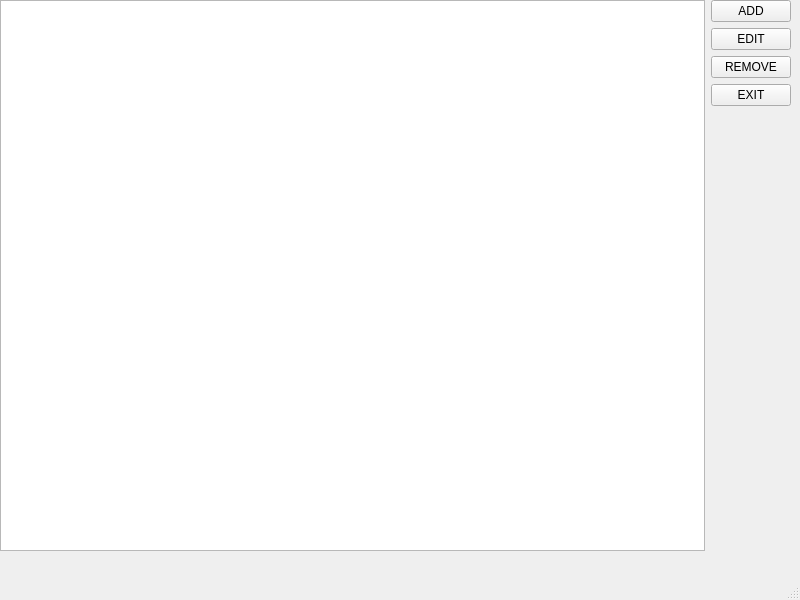
<?xml version="1.0" encoding="UTF-8"?>
<ui version="4.0">
 <class>MainWindow</class>
 <widget class="QMainWindow" name="MainWindow">
  <property name="geometry">
   <rect>
    <x>0</x>
    <y>0</y>
    <width>800</width>
    <height>600</height>
   </rect>
  </property>
  <property name="windowTitle">
   <string>MainWindow</string>
  </property>
  <widget class="QWidget" name="centralwidget">
   <widget class="QWidget" name="container" native="true">
    <property name="geometry">
     <rect>
      <x>0</x>
      <y>0</y>
      <width>791</width>
      <height>551</height>
     </rect>
    </property>
    <layout class="QHBoxLayout" name="containerQwidget">
     <item>
      <widget class="QTableWidget" name="list_customers"/>
     </item>
     <item>
      <layout class="QVBoxLayout" name="verticalLayout">
       <item>
        <widget class="QPushButton" name="add_customer_btn">
         <property name="text">
          <string>ADD</string>
         </property>
        </widget>
       </item>
       <item>
        <widget class="QPushButton" name="edit_customer_btn">
         <property name="text">
          <string>EDIT</string>
         </property>
        </widget>
       </item>
       <item>
        <widget class="QPushButton" name="remove_customer_btn">
         <property name="text">
          <string>REMOVE</string>
         </property>
        </widget>
       </item>
       <item>
        <widget class="QPushButton" name="exit_btn">
         <property name="text">
          <string>EXIT</string>
         </property>
        </widget>
       </item>
       <item>
        <spacer name="verticalSpacer">
         <property name="orientation">
          <enum>Qt::Vertical</enum>
         </property>
         <property name="sizeHint" stdset="0">
          <size>
           <width>20</width>
           <height>40</height>
          </size>
         </property>
        </spacer>
       </item>
      </layout>
     </item>
    </layout>
   </widget>
  </widget>
  <widget class="QMenuBar" name="menubar">
   <property name="geometry">
    <rect>
     <x>0</x>
     <y>0</y>
     <width>800</width>
     <height>26</height>
    </rect>
   </property>
  </widget>
  <widget class="QStatusBar" name="statusbar"/>
 </widget>
 <resources/>
 <connections/>
</ui>
